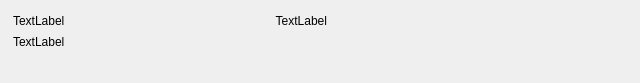
<?xml version="1.0" encoding="UTF-8"?>
<ui version="4.0">
 <class>TransactionFrame</class>
 <widget class="QFrame" name="TransactionFrame">
  <property name="geometry">
   <rect>
    <x>0</x>
    <y>0</y>
    <width>640</width>
    <height>83</height>
   </rect>
  </property>
  <property name="sizePolicy">
   <sizepolicy hsizetype="Preferred" vsizetype="Preferred">
    <horstretch>0</horstretch>
    <verstretch>0</verstretch>
   </sizepolicy>
  </property>
  <property name="minimumSize">
   <size>
    <width>0</width>
    <height>64</height>
   </size>
  </property>
  <property name="windowTitle">
   <string>Frame</string>
  </property>
  <property name="autoFillBackground">
   <bool>true</bool>
  </property>
  <property name="frameShape">
   <enum>QFrame::NoFrame</enum>
  </property>
  <property name="frameShadow">
   <enum>QFrame::Raised</enum>
  </property>
  <layout class="QHBoxLayout" name="horizontalLayout_2" stretch="0,0,0">
   <property name="leftMargin">
    <number>0</number>
   </property>
   <property name="topMargin">
    <number>0</number>
   </property>
   <property name="rightMargin">
    <number>0</number>
   </property>
   <property name="bottomMargin">
    <number>0</number>
   </property>
   <item>
    <widget class="QLabel" name="m_iconLabel">
     <property name="text">
      <string/>
     </property>
    </widget>
   </item>
   <item>
    <layout class="QVBoxLayout" name="verticalLayout">
     <property name="spacing">
      <number>0</number>
     </property>
     <item>
      <spacer name="verticalSpacer_2">
       <property name="orientation">
        <enum>Qt::Vertical</enum>
       </property>
       <property name="sizeType">
        <enum>QSizePolicy::Fixed</enum>
       </property>
       <property name="sizeHint" stdset="0">
        <size>
         <width>20</width>
         <height>10</height>
        </size>
       </property>
      </spacer>
     </item>
     <item>
      <layout class="QHBoxLayout" name="horizontalLayout" stretch="0,1">
       <property name="spacing">
        <number>20</number>
       </property>
       <item>
        <widget class="QLabel" name="m_timeLabel">
         <property name="text">
          <string>TextLabel</string>
         </property>
        </widget>
       </item>
       <item>
        <widget class="QLabel" name="m_amountLabel">
         <property name="text">
          <string>TextLabel</string>
         </property>
         <property name="alignment">
          <set>Qt::AlignRight|Qt::AlignTrailing|Qt::AlignVCenter</set>
         </property>
        </widget>
       </item>
      </layout>
     </item>
     <item>
      <widget class="QLabel" name="m_hashLabel">
       <property name="styleSheet">
        <string notr="true"/>
       </property>
       <property name="text">
        <string>TextLabel</string>
       </property>
       <property name="alignment">
        <set>Qt::AlignLeading|Qt::AlignLeft|Qt::AlignVCenter</set>
       </property>
       <property name="indent">
        <number>-1</number>
       </property>
       <property name="textInteractionFlags">
        <set>Qt::NoTextInteraction</set>
       </property>
      </widget>
     </item>
     <item>
      <widget class="QLabel" name="m_messageLabel">
       <property name="text">
        <string/>
       </property>
      </widget>
     </item>
     <item>
      <spacer name="verticalSpacer">
       <property name="orientation">
        <enum>Qt::Vertical</enum>
       </property>
       <property name="sizeType">
        <enum>QSizePolicy::Fixed</enum>
       </property>
       <property name="sizeHint" stdset="0">
        <size>
         <width>20</width>
         <height>10</height>
        </size>
       </property>
      </spacer>
     </item>
    </layout>
   </item>
   <item>
    <spacer name="horizontalSpacer">
     <property name="orientation">
      <enum>Qt::Horizontal</enum>
     </property>
     <property name="sizeHint" stdset="0">
      <size>
       <width>40</width>
       <height>20</height>
      </size>
     </property>
    </spacer>
   </item>
  </layout>
 </widget>
 <resources/>
 <connections/>
</ui>
